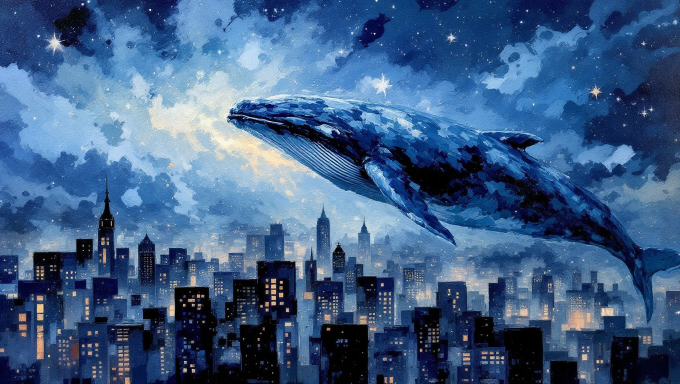
#> input picture cogvideo/test_case/1290.jpg, 1360 x 768 px (shown at 1/2 size)
$ python -i get_test_imgs.py   (imports and definitions only)   (older library calls are emulated)
#> lines starting #> are read from the running program, lines starting #| are printed output that depends on the picture
#> further down, picture is the input picture: PIL image 1360x768 RGB; mean R, G, B 63.2, 94.7, 134.4
import os
import argparse
from PIL import Image

def central_crop_and_resize(img, target_size=(720, 480)):
    """
    对图像进行居中裁剪并调整大小。

    参数:
    - img (PIL.Image): 输入的PIL图像。
    - target_size (tuple): 最终输出的尺寸 (宽, 高)，默认值为 (720, 480)。

    返回:
    - PIL.Image: 裁剪并调整大小后的图像。
    """
#> called with target_size = (720, 480)
    # 计算目标宽高比
    target_ratio = target_size[0] / target_size[1]
    width, height = img.size
#> width = 1360; height = 768
    original_ratio = width / height
#> original_ratio = 1.77

    # 根据长宽比进行裁剪
    if original_ratio > target_ratio:
        # 图像太宽，裁剪宽度
        new_width = int(height * target_ratio)
#> new_width = 1152
        left = (width - new_width) // 2
#> left = 104
        img = img.crop((left, 0, left + new_width, height))
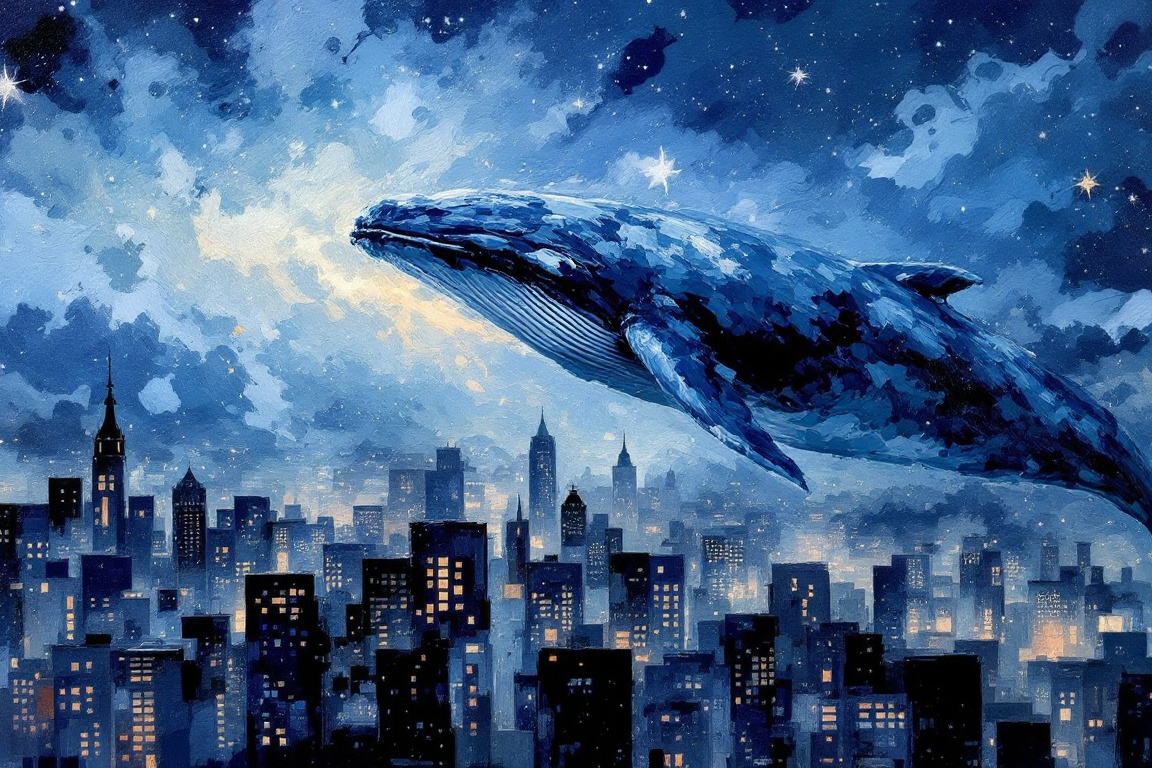
#> img: PIL image 1152x768 RGB; mean R, G, B 65.3, 97.3, 136.4
    else:
        # 图像太高，裁剪高度
        new_height = int(width / target_ratio)
        top = (height - new_height) // 2
        img = img.crop((0, top, width, top + new_height))

    # 调整大小到目标尺寸
    img_resized = img.resize(target_size, Image.LANCZOS)  # 使用LANCZOS代替ANTIALIAS
    return img_resized

def resize_images_in_folder(folder_path, target_dir, target_size=(1024, 576)):
    """
    将指定文件夹中的所有图片进行居中裁剪并调整大小。

    参数:
    - folder_path (str): 图片所在的文件夹路径。
    - target_size (tuple): 调整后的图片大小，格式为(宽, 高)，默认值为 (720, 480)。
    """
    # 检查文件夹是否存在
    if not os.path.isdir(folder_path):
        print(f"路径 {folder_path} 不存在。")
        return

    # 遍历文件夹中的所有文件
    for i, filename in enumerate(os.listdir(folder_path)):
        file_path = os.path.join(folder_path, filename)

        # 检查是否为图片文件
        if os.path.isfile(file_path) and filename.lower().endswith(('.png', '.jpg', '.jpeg', '.bmp', '.gif', '.JPG')):
            # 打开图像，进行居中裁剪并调整大小
            with Image.open(file_path) as img:
                img_resized = central_crop_and_resize(img, target_size)

                # 保存调整后的图片，覆盖原文件
                num = i + 39
                new_path = os.path.join(target_dir, f'{num}.png')
                img_resized.save(new_path)

# [17 lines not run here, left out]

>>> from PIL import Image
>>> picture = Image.open('../cogvideo/test_case/1290.jpg')
>>> result = central_crop_and_resize(picture)
